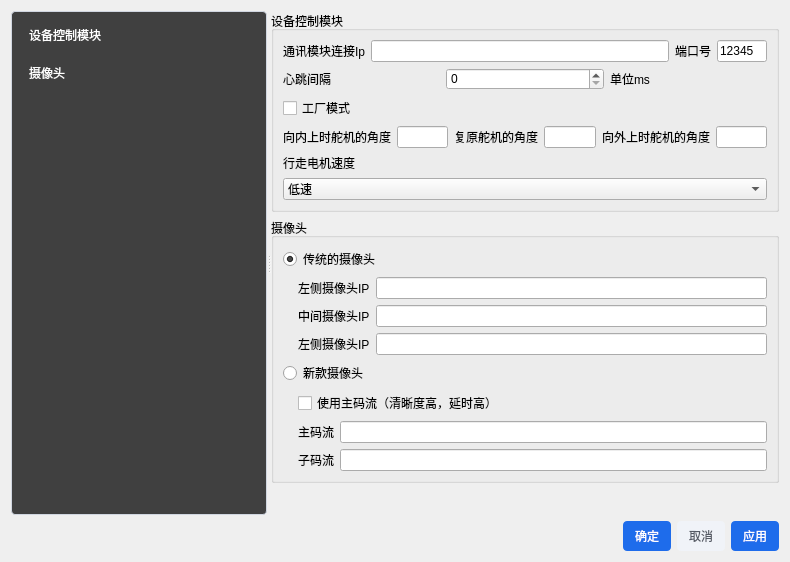
<?xml version="1.0" encoding="UTF-8"?>
<ui version="4.0">
 <class>XmlConfigManager</class>
 <widget class="QWidget" name="XmlConfigManager">
  <property name="geometry">
   <rect>
    <x>0</x>
    <y>0</y>
    <width>790</width>
    <height>562</height>
   </rect>
  </property>
  <property name="windowTitle">
   <string>SettingWidget</string>
  </property>
  <property name="styleSheet">
   <string notr="true">
/* 按钮样式 */
QPushButton {
    background-color: #1e6ceb;
    color: #ffffff;
    border: none;
    border-radius: 4px;
    padding: 6px 12px;
    font-size: 12px;
}
QPushButton:hover {
    background-color: #1859c0;
}
QPushButton:pressed {
    background-color: #134aa5;
}
QPushButton#cancelBtn { /* 取消按钮可单独设置 */
    background-color: #f0f3f8;
    color: #555a64;
}
QPushButton#cancelBtn:hover {
    background-color: #e5e9f2;
}</string>
  </property>
  <layout class="QVBoxLayout" name="verticalLayout_3">
   <item>
    <widget class="QSplitter" name="splitter">
     <property name="sizePolicy">
      <sizepolicy hsizetype="Expanding" vsizetype="Expanding">
       <horstretch>0</horstretch>
       <verstretch>0</verstretch>
      </sizepolicy>
     </property>
     <property name="orientation">
      <enum>Qt::Orientation::Horizontal</enum>
     </property>
     <widget class="QListWidget" name="listWidget">
      <property name="sizePolicy">
       <sizepolicy hsizetype="Fixed" vsizetype="Expanding">
        <horstretch>0</horstretch>
        <verstretch>0</verstretch>
       </sizepolicy>
      </property>
      <property name="styleSheet">
       <string notr="true">/* ========== 新增/优化：QListWidget 样式 ========== */
QListWidget {
    background-color: #404040;
    border: 1px solid #d0d6e0;
    border-radius: 4px;
    padding: 4px;
    color: #ffffff;
    outline: none; /* 去除选中时的虚线框 */
}

/* 列表项基础样式 */
QListWidget::item {
    padding: 8px 10px;
    border-radius: 3px;
    margin: 2px 0;
}

/* 列表项悬浮效果 */
QListWidget::item:hover {
    background-color: #e6f0ff;
}

/* 列表项选中效果 */
QListWidget::item:selected {
    background-color: #1e6ceb;
    color: #ffffff;
}

/* 列表项禁用效果（如需） */
QListWidget::item:disabled {
    color: #a0a6b3;
    background-color: #f8f9fc;
}</string>
      </property>
      <item>
       <property name="text">
        <string>设备控制模块</string>
       </property>
      </item>
      <item>
       <property name="text">
        <string>摄像头</string>
       </property>
      </item>
     </widget>
     <widget class="QWidget" name="widget" native="true">
      <layout class="QVBoxLayout" name="verticalLayout">
       <item>
        <widget class="QGroupBox" name="groupBox">
         <property name="sizePolicy">
          <sizepolicy hsizetype="Preferred" vsizetype="Fixed">
           <horstretch>0</horstretch>
           <verstretch>0</verstretch>
          </sizepolicy>
         </property>
         <property name="title">
          <string>设备控制模块</string>
         </property>
         <layout class="QVBoxLayout" name="verticalLayout_2">
          <item>
           <layout class="QHBoxLayout" name="horizontalLayout">
            <item>
             <widget class="QLabel" name="label">
              <property name="text">
               <string>通讯模块连接Ip</string>
              </property>
             </widget>
            </item>
            <item>
             <widget class="QLineEdit" name="lineEdit"/>
            </item>
            <item>
             <widget class="QLabel" name="label_2">
              <property name="text">
               <string>端口号</string>
              </property>
             </widget>
            </item>
            <item>
             <widget class="QLineEdit" name="lineEdit_2">
              <property name="maximumSize">
               <size>
                <width>50</width>
                <height>16777215</height>
               </size>
              </property>
              <property name="text">
               <string>12345</string>
              </property>
              <property name="maxLength">
               <number>5</number>
              </property>
             </widget>
            </item>
           </layout>
          </item>
          <item>
           <layout class="QHBoxLayout" name="horizontalLayout_3">
            <item>
             <widget class="QLabel" name="label_8">
              <property name="text">
               <string>心跳间隔</string>
              </property>
             </widget>
            </item>
            <item>
             <widget class="QSpinBox" name="spinBox">
              <property name="maximum">
               <number>9999</number>
              </property>
             </widget>
            </item>
            <item>
             <widget class="QLabel" name="label_4">
              <property name="text">
               <string>单位ms</string>
              </property>
             </widget>
            </item>
           </layout>
          </item>
          <item>
           <widget class="QCheckBox" name="checkBox">
            <property name="text">
             <string>工厂模式</string>
            </property>
            <property name="checked">
             <bool>false</bool>
            </property>
           </widget>
          </item>
          <item>
           <layout class="QHBoxLayout" name="horizontalLayout_4">
            <item>
             <widget class="QLabel" name="label_5">
              <property name="text">
               <string>向内上时舵机的角度</string>
              </property>
             </widget>
            </item>
            <item>
             <widget class="QLineEdit" name="lineEdit_3"/>
            </item>
            <item>
             <widget class="QLabel" name="label_6">
              <property name="text">
               <string>复原舵机的角度</string>
              </property>
             </widget>
            </item>
            <item>
             <widget class="QLineEdit" name="lineEdit_4"/>
            </item>
            <item>
             <widget class="QLabel" name="label_13">
              <property name="text">
               <string>向外上时舵机的角度</string>
              </property>
             </widget>
            </item>
            <item>
             <widget class="QLineEdit" name="lineEdit_10"/>
            </item>
           </layout>
          </item>
          <item>
           <layout class="QVBoxLayout" name="verticalLayout_4">
            <item>
             <widget class="QLabel" name="label_7">
              <property name="text">
               <string>行走电机速度</string>
              </property>
             </widget>
            </item>
            <item>
             <widget class="QComboBox" name="comboBox">
              <item>
               <property name="text">
                <string>低速</string>
               </property>
              </item>
              <item>
               <property name="text">
                <string>中速</string>
               </property>
              </item>
              <item>
               <property name="text">
                <string>高速</string>
               </property>
              </item>
             </widget>
            </item>
           </layout>
          </item>
         </layout>
        </widget>
       </item>
       <item>
        <widget class="QGroupBox" name="groupBox_4">
         <property name="sizePolicy">
          <sizepolicy hsizetype="Preferred" vsizetype="Fixed">
           <horstretch>0</horstretch>
           <verstretch>0</verstretch>
          </sizepolicy>
         </property>
         <property name="title">
          <string>摄像头</string>
         </property>
         <layout class="QVBoxLayout" name="verticalLayout_5">
          <item>
           <widget class="QRadioButton" name="radioButton">
            <property name="text">
             <string>传统的摄像头</string>
            </property>
            <property name="checked">
             <bool>true</bool>
            </property>
           </widget>
          </item>
          <item>
           <widget class="QWidget" name="widget_2" native="true">
            <layout class="QVBoxLayout" name="verticalLayout_6">
             <property name="leftMargin">
              <number>15</number>
             </property>
             <property name="topMargin">
              <number>0</number>
             </property>
             <property name="rightMargin">
              <number>0</number>
             </property>
             <property name="bottomMargin">
              <number>0</number>
             </property>
             <item>
              <layout class="QHBoxLayout" name="horizontalLayout_5">
               <property name="topMargin">
                <number>0</number>
               </property>
               <item>
                <widget class="QLabel" name="label_3">
                 <property name="text">
                  <string>左侧摄像头IP</string>
                 </property>
                </widget>
               </item>
               <item>
                <widget class="QLineEdit" name="lineEdit_5"/>
               </item>
              </layout>
             </item>
             <item>
              <layout class="QHBoxLayout" name="horizontalLayout_6">
               <property name="topMargin">
                <number>0</number>
               </property>
               <item>
                <widget class="QLabel" name="label_9">
                 <property name="text">
                  <string>中间摄像头IP</string>
                 </property>
                </widget>
               </item>
               <item>
                <widget class="QLineEdit" name="lineEdit_6"/>
               </item>
              </layout>
             </item>
             <item>
              <layout class="QHBoxLayout" name="horizontalLayout_7">
               <property name="topMargin">
                <number>0</number>
               </property>
               <item>
                <widget class="QLabel" name="label_10">
                 <property name="text">
                  <string>左侧摄像头IP</string>
                 </property>
                </widget>
               </item>
               <item>
                <widget class="QLineEdit" name="lineEdit_7"/>
               </item>
              </layout>
             </item>
            </layout>
           </widget>
          </item>
          <item>
           <widget class="QRadioButton" name="radioButton_2">
            <property name="text">
             <string>新款摄像头</string>
            </property>
           </widget>
          </item>
          <item>
           <widget class="QWidget" name="widget_3" native="true">
            <layout class="QVBoxLayout" name="verticalLayout_7">
             <property name="leftMargin">
              <number>15</number>
             </property>
             <property name="topMargin">
              <number>0</number>
             </property>
             <property name="rightMargin">
              <number>0</number>
             </property>
             <property name="bottomMargin">
              <number>0</number>
             </property>
             <item>
              <widget class="QCheckBox" name="checkBox_2">
               <property name="text">
                <string>使用主码流（清晰度高，延时高）</string>
               </property>
              </widget>
             </item>
             <item>
              <layout class="QHBoxLayout" name="horizontalLayout_8">
               <property name="topMargin">
                <number>0</number>
               </property>
               <item>
                <widget class="QLabel" name="label_11">
                 <property name="text">
                  <string>主码流</string>
                 </property>
                </widget>
               </item>
               <item>
                <widget class="QLineEdit" name="lineEdit_8"/>
               </item>
              </layout>
             </item>
             <item>
              <layout class="QHBoxLayout" name="horizontalLayout_9">
               <property name="topMargin">
                <number>0</number>
               </property>
               <item>
                <widget class="QLabel" name="label_12">
                 <property name="text">
                  <string>子码流</string>
                 </property>
                </widget>
               </item>
               <item>
                <widget class="QLineEdit" name="lineEdit_9"/>
               </item>
              </layout>
             </item>
            </layout>
           </widget>
          </item>
         </layout>
        </widget>
       </item>
       <item>
        <spacer name="verticalSpacer">
         <property name="orientation">
          <enum>Qt::Orientation::Vertical</enum>
         </property>
         <property name="sizeHint" stdset="0">
          <size>
           <width>20</width>
           <height>40</height>
          </size>
         </property>
        </spacer>
       </item>
      </layout>
     </widget>
    </widget>
   </item>
   <item>
    <layout class="QHBoxLayout" name="horizontalLayout_2">
     <property name="topMargin">
      <number>0</number>
     </property>
     <item>
      <spacer name="horizontalSpacer">
       <property name="orientation">
        <enum>Qt::Orientation::Horizontal</enum>
       </property>
       <property name="sizeType">
        <enum>QSizePolicy::Policy::Expanding</enum>
       </property>
       <property name="sizeHint" stdset="0">
        <size>
         <width>40</width>
         <height>20</height>
        </size>
       </property>
      </spacer>
     </item>
     <item>
      <widget class="QPushButton" name="pushButton_2">
       <property name="styleSheet">
        <string notr="true">/* 按钮样式 */
QPushButton {
    background-color: #1e6ceb;
    color: #ffffff;
    border: none;
    border-radius: 4px;
    padding: 6px 12px;
    font-size: 12px;
}
QPushButton:hover {
    background-color: #1859c0;
}
QPushButton:pressed {
    background-color: #134aa5;
}
QPushButton#cancelBtn { /* 取消按钮可单独设置 */
    background-color: #f0f3f8;
    color: #555a64;
}
QPushButton#cancelBtn:hover {
    background-color: #e5e9f2;
}</string>
       </property>
       <property name="text">
        <string>确定</string>
       </property>
      </widget>
     </item>
     <item>
      <widget class="QPushButton" name="cancelBtn">
       <property name="styleSheet">
        <string notr="true">/* 按钮样式 */
QPushButton {
    background-color: #1e6ceb;
    color: #ffffff;
    border: none;
    border-radius: 4px;
    padding: 6px 12px;
    font-size: 12px;
}
QPushButton:hover {
    background-color: #1859c0;
}
QPushButton:pressed {
    background-color: #134aa5;
}
QPushButton#cancelBtn { /* 取消按钮可单独设置 */
    background-color: #f0f3f8;
    color: #555a64;
}
QPushButton#cancelBtn:hover {
    background-color: #e5e9f2;
}</string>
       </property>
       <property name="text">
        <string>取消</string>
       </property>
      </widget>
     </item>
     <item>
      <widget class="QPushButton" name="pushButton">
       <property name="styleSheet">
        <string notr="true">/* 按钮样式 */
QPushButton {
    background-color: #1e6ceb;
    color: #ffffff;
    border: none;
    border-radius: 4px;
    padding: 6px 12px;
    font-size: 12px;
}
QPushButton:hover {
    background-color: #1859c0;
}
QPushButton:pressed {
    background-color: #134aa5;
}
QPushButton#cancelBtn { /* 取消按钮可单独设置 */
    background-color: #f0f3f8;
    color: #555a64;
}
QPushButton#cancelBtn:hover {
    background-color: #e5e9f2;
}</string>
       </property>
       <property name="text">
        <string>应用</string>
       </property>
      </widget>
     </item>
    </layout>
   </item>
  </layout>
 </widget>
 <resources>
  <include location="../UI/Insulator_Zero_Value_Detection_Robot.qrc"/>
 </resources>
 <connections/>
</ui>
